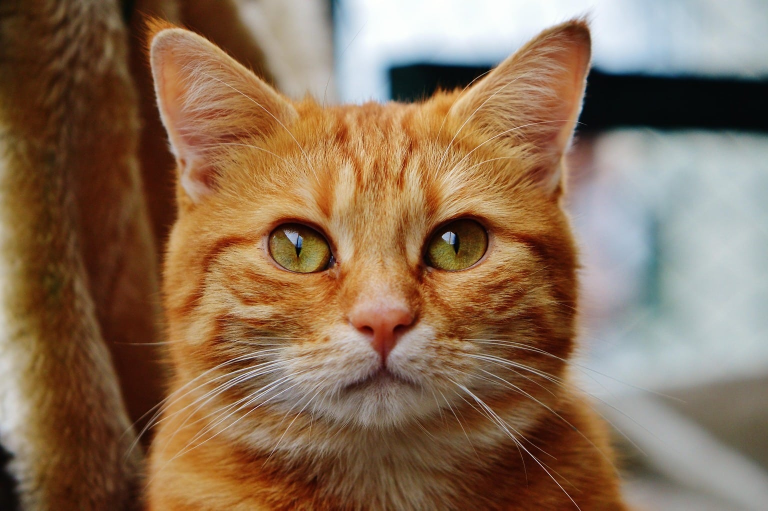
#> input picture Week03/test_images_cat/cat.jpg, 1536 x 1021 px, found by its file name (shown at 1/2 size)
$ python basic_nn_script.py
#> lines starting #> are read from the running program, lines starting #| are printed output that depends on the picture
#!/usr/bin/python3

import numpy as np
import cv2 as cv2
import random

from skimage import color
from skimage import io
import matplotlib.pyplot as plt

#inputs and outputs
img0 = io.imread("cat.jpg", 0) # get image
#> img0 is the input picture: shape (1021, 1536, 3); mean R, G, B 137.6, 110.3, 85.5
img1 = io.imread("cat2.jpg", 0) # get image
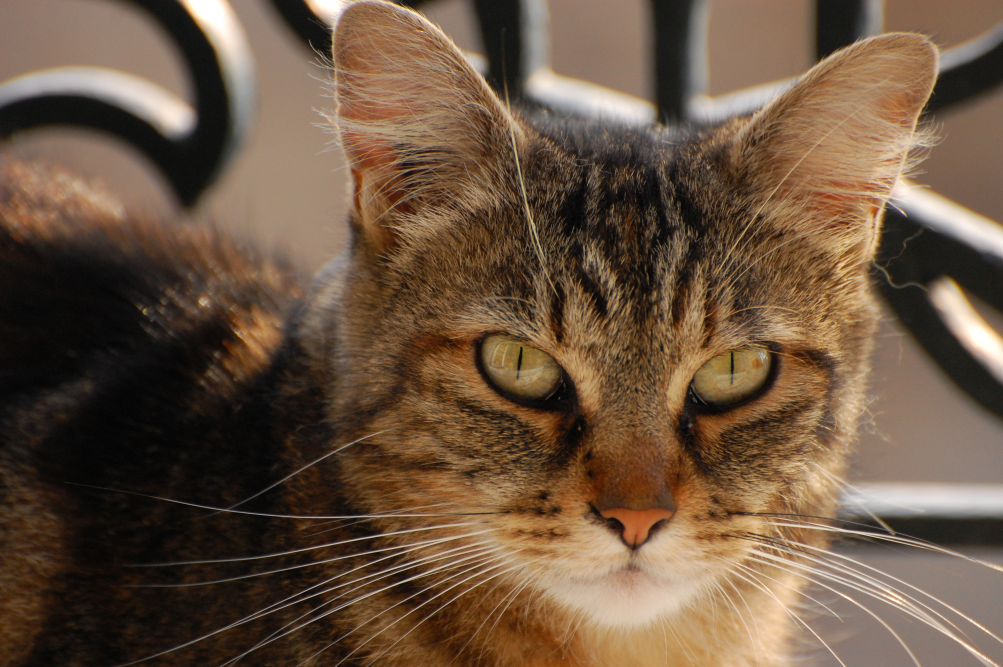
#> input picture Week03/test_images_cat/cat2.jpg, 3008 x 2000 px, found by its file name (shown at 1/3 size)
#> img1 is the input picture: shape (2000, 3008, 3); mean R, G, B 106.9, 84.5, 64.8
img2 = io.imread("dog.jpg", 0) # get image
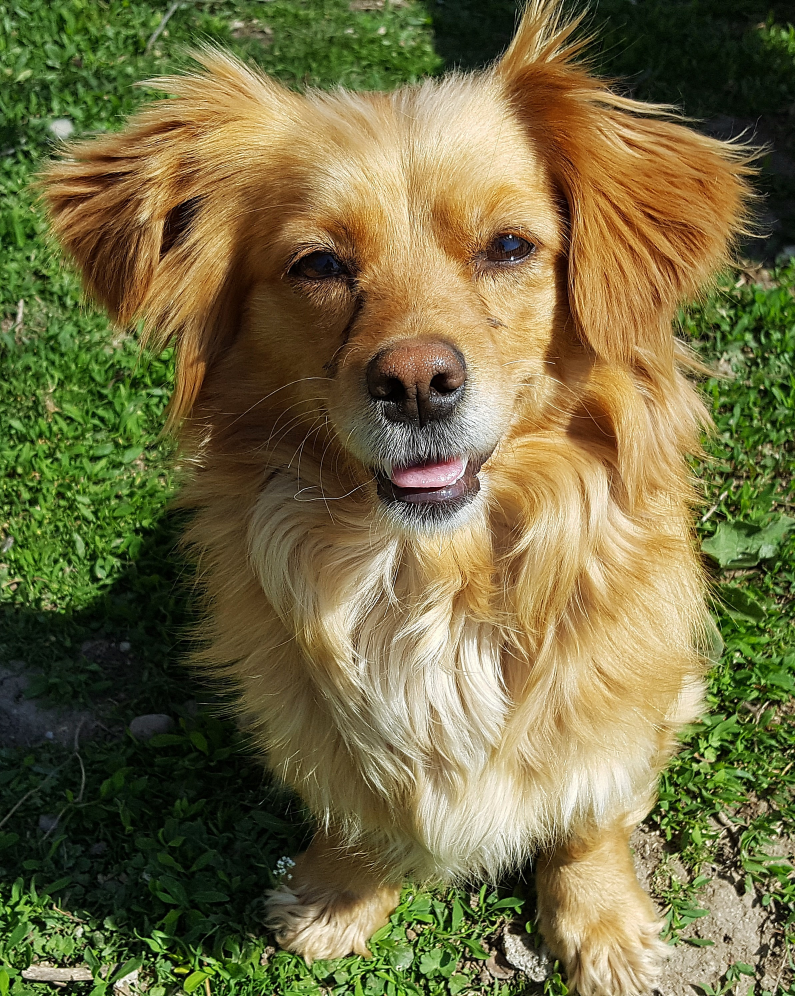
#> input picture Week03/test_images_cat/dog.jpg, 2384 x 2988 px, found by its file name (shown at 1/3 size)
#> img2 is the input picture: shape (2988, 2384, 3); mean R, G, B 115.4, 109, 66.9
img3 = io.imread("cat3.jpg", 0) # get image
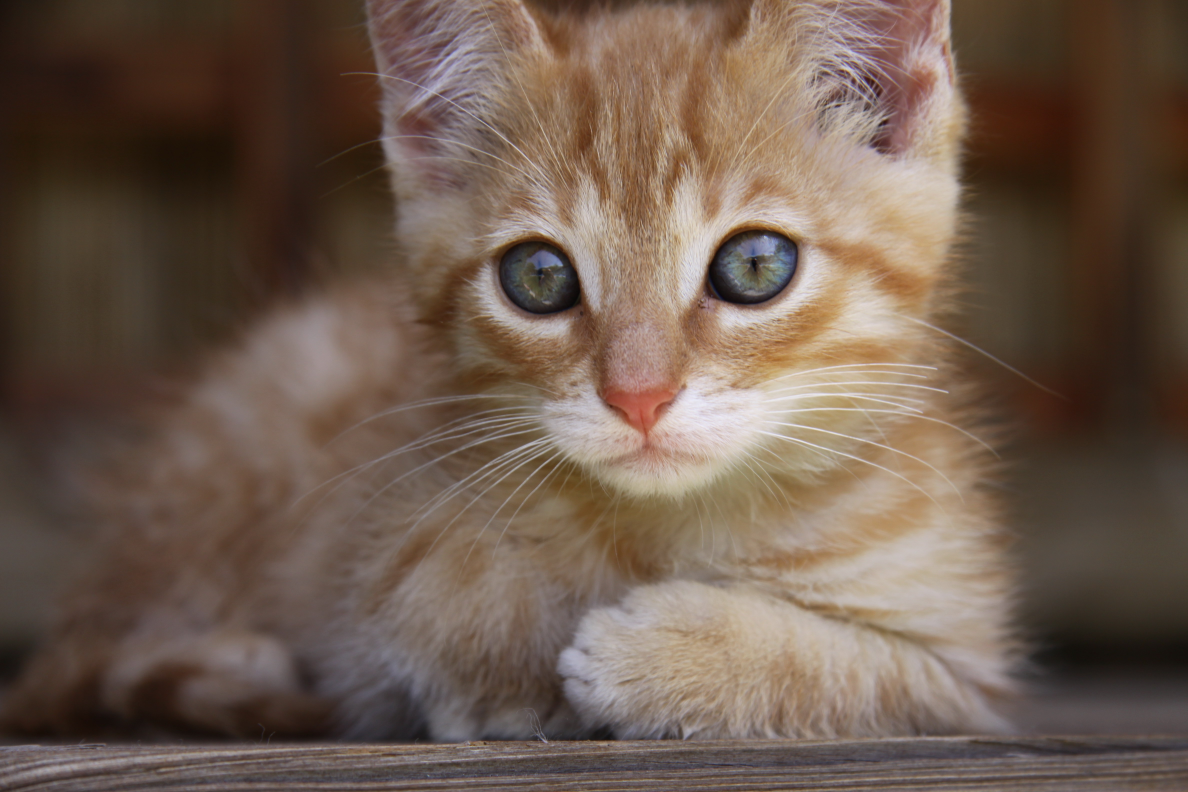
#> input picture Week03/test_images_cat/cat3.jpg, 4752 x 3168 px, found by its file name (shown at 1/4 size)
#> img3 is the input picture: shape (3168, 4752, 3); mean R, G, B 110.3, 91.5, 78.5
img4 = io.imread("dog2.jpg", 0) # get image
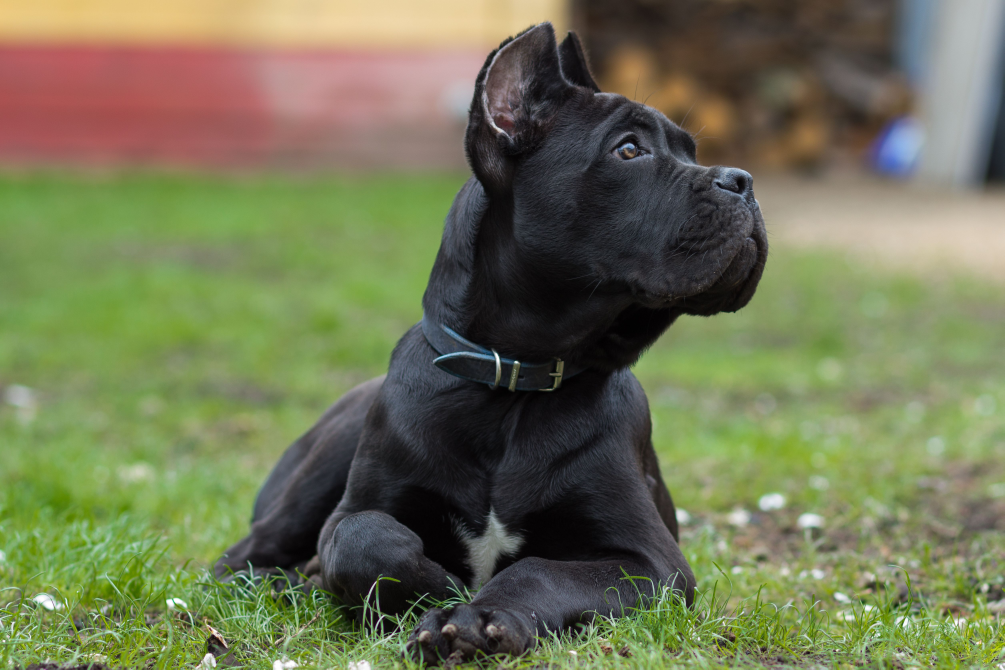
#> input picture Week03/test_images_cat/dog2.jpg, 5021 x 3347 px, found by its file name (shown at 1/5 size)
#> img4 is the input picture: shape (3347, 5021, 3); mean R, G, B 112.9, 116.9, 84.8
img5 = io.imread("cat4.jpg", 0) # get image
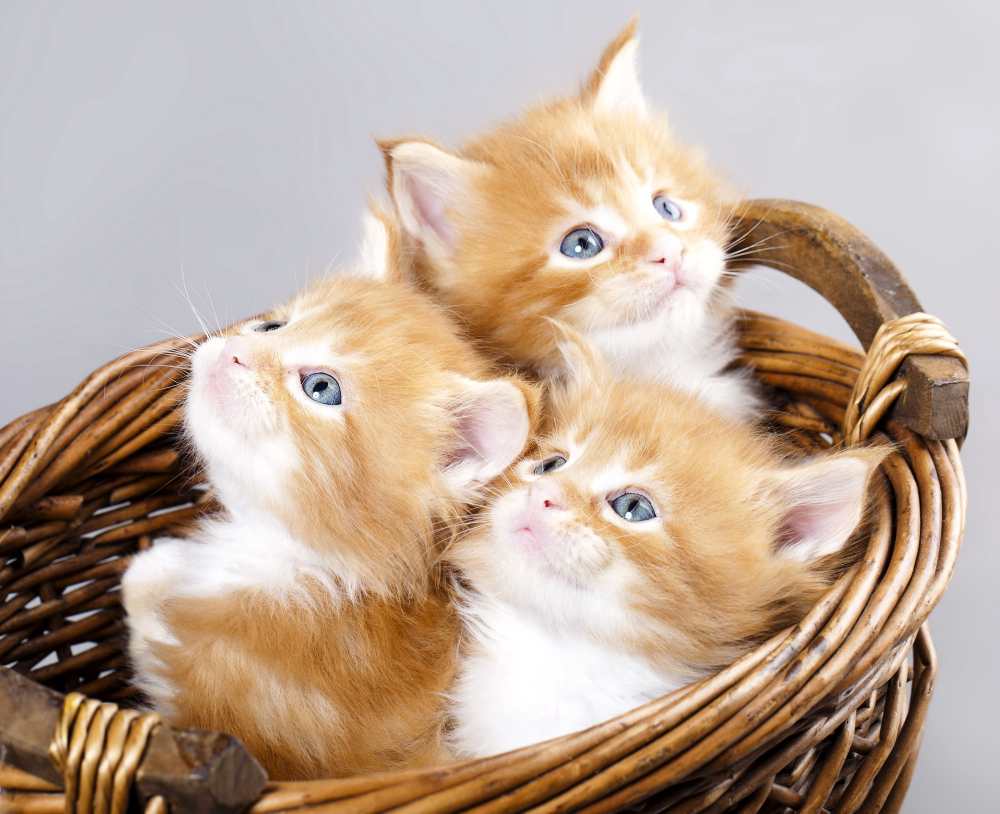
#> input picture Week03/test_images_cat/cat4.jpg, 4000 x 3254 px, found by its file name (shown at 1/4 size)
#> img5 is the input picture: shape (3254, 4000, 3); mean R, G, B 190.4, 169, 152.1
#> (the run stopped early here; a loop or call above may not have finished)
